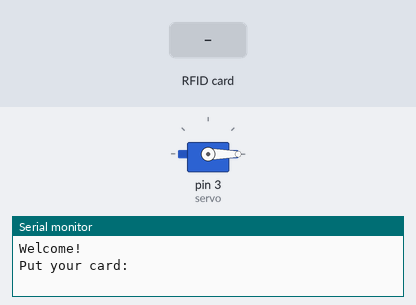
Simulated run of this sketch. Board: Arduino Uno, built with avr-gcc and run on an emulated ATmega328P. Shown: servo, the last lines printed to the serial monitor. Inputs (shaded band) come from the test bench.

Above: at 1.2 s.
1.3 s: RFID card 35 F0 A8 01 held to the reader
At 3.1 s:
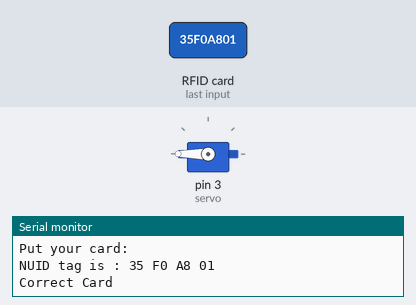
4.3 s: RFID card 5E 7A 19 C4 held to the reader
Timing chart, 0 to 7.3 s (numbered marks = the images above; inputs shaded):
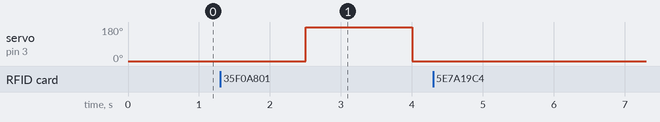

The sketch:

DoorAccessControl.ino
```cpp
/*Door lock system code
 * https://srituhobby.com
 */

#include <Servo.h>
#include <SPI.h>
#include <MFRC522.h>

#define SS_PIN 10
#define RST_PIN 9
String UID = "35 F0 A8 01";

Servo servo;
MFRC522 rfid(SS_PIN, RST_PIN);


void setup() {
  Serial.begin(9600);
  servo.write(0);
  servo.attach(3);
  SPI.begin();
  // rfid.PCD_Init();
  Serial.println("\nWelcome!");
  Serial.println("Put your card:");
}

void loop() {
  if ( ! rfid.PICC_IsNewCardPresent())
    return;
  if ( ! rfid.PICC_ReadCardSerial())
    return;

  Serial.print("NUID tag is :");
  String ID = "";
  for (byte i = 0; i < rfid.uid.size; i++) {
    ID.concat(String(rfid.uid.uidByte[i] < 0x10 ? " 0" : " "));
    ID.concat(String(rfid.uid.uidByte[i], HEX));
    delay(300);
  }
  ID.toUpperCase();

  if (ID.substring(1) == UID) {
    Serial.println(ID);
    Serial.println("Correct Card");
    servo.write(180);
    delay(1500);
    servo.write(0);

  } else {
    Serial.println(ID);
    Serial.println("Wrong card");
  }
}
```

Measured:
- after the input at 1.3 s, servo on pin 3 (servo): 0° → 180° after 1.2 s, → 0° 1.5 s later
